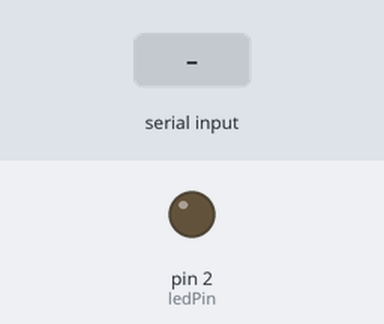
A sketch run on a simulated Arduino Uno, built with avr-gcc and run on an emulated ATmega328P. On the bench: output pins drawn as LEDs (lit = HIGH). Inputs (shaded band) come from the test bench.

Above: at 1.2 s.
1.3 s: "90,45\n" received over Serial
At 2.04 s:
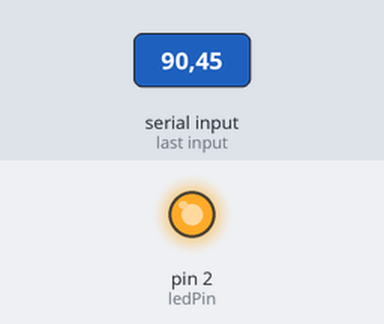
4.3 s: "30,150\n" received over Serial
At 5.87 s:
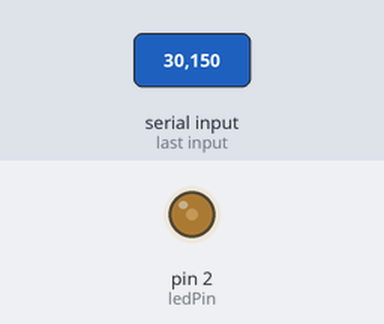
6.0 s: "90\n" received over Serial
At 6.4 s:
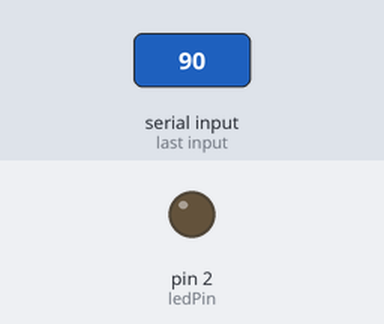
Timing chart, 0 to 9.0 s (numbered marks = the images above; inputs shaded):
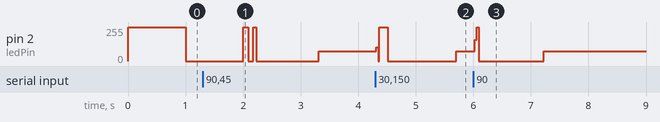

The sketch:

Brukerskriver.ino
```cpp
/*
Let the user write in the delay for the LED to blink
If its 500, the LED should stay on for 500ms and off 500ms
*/

const int ledPin = 2;
int Input = 1000;

void setup() {
  pinMode(ledPin, OUTPUT);
  Serial.begin(9600);
}

void loop() {

if (Serial.available()){
  Input = Serial.parseInt();
  }
  digitalWrite(ledPin, HIGH);
  delay(Input);
  digitalWrite(ledPin, LOW);
  delay(Input);
}
```

Measured:
- after the input at 4.3 s, pin 2 (ledPin): 73/255 → 255/255 at once, → 0/255 0.20 s later, → 73/255 1.2 s later
- after the input at 6.0 s, pin 2 (ledPin): 73/255 → 0/255 at once, → 73/255 1.2 s later
